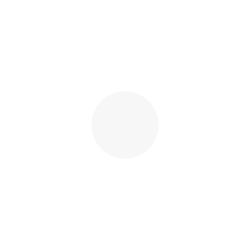
Frame 1 (no input)
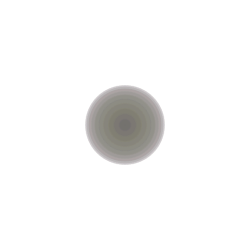
Frame 60 (the mouse pressed at the canvas centre just before this capture)
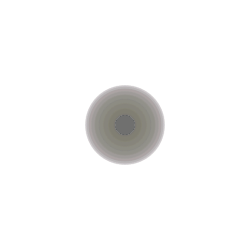
Frame 120 (the mouse held since frame 60 and released just before this capture)

The Processing sketch that drew these frames (run headless with seeded random() and noise(); from frame 60 on, the mouse is pressed at the canvas centre):

// Processing sketch: processing_140128
// ── processing_140128.pde


int counter;

void setup() {  //setup function called initially, only once
  size(250, 250);
  background(255);  //set background white
  colorMode(HSB);   //set colors to Hue, Saturation, Brightness mode
  counter = 0;
}

void draw() {  //draw function loops 
  counter++;
  noStroke();
  fill(random(255),100,random(50,200),10);
  
  if(mousePressed == true) { //add some interaction
    ellipse(mouseX, mouseY, 20, 20);
  }
  else {
    ellipse(width/2, height/2, 80*sin(counter), 80*sin(counter));
  }
}
